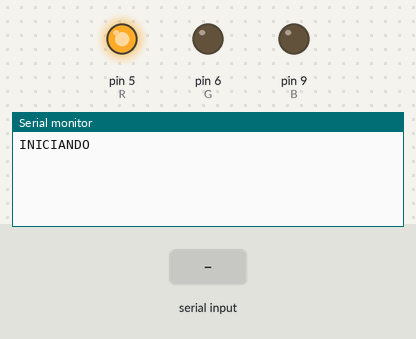
Bench run of a sketch on a simulated Arduino Uno, built with avr-gcc and run on an emulated ATmega328P. Shown: output pins drawn as LEDs (lit = HIGH), the last lines printed to the serial monitor. The inputs (shaded band) are chosen by the test bench.

Above: at 1.2 s.
1.3 s: "90,45\n" received over the second serial link
At 2.1 s:
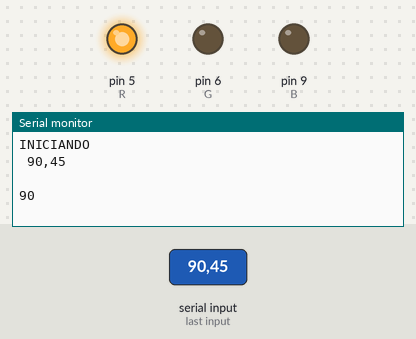
2.8 s: "R90\n" received over the second serial link
At 4.0 s:
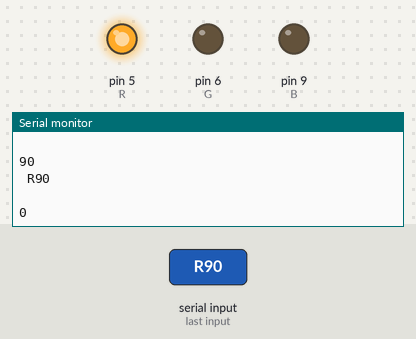
4.3 s: "R,45\n" received over the second serial link
At 5.5 s:
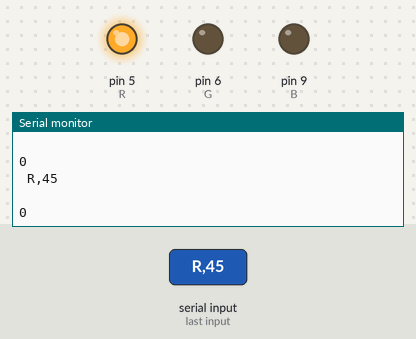

The sketch:

SENAI100818.ino
```cpp
#include <SoftwareSerial.h>

SoftwareSerial blue(2,3);
String dadoCompleto, led, valorRecebido;
byte valor;

//Portas das Cargas
#define R 5
#define G 6
#define B 9

void setup()
{
  // put your setup code here, to run once:
  declaraComunicacao();
  declaraPortas();
  digitalWrite(R,1);
}

void loop()
{
  // put your main code here, to run repeatedly:
  sinalBlue();
}
//------------------------------------------------------------------------------------------------------------------
//------------------------------------------------------------------------------------------------------------------
void declaraPortas()
{
  pinMode(R, 1);
  pinMode(G, 1);
  pinMode(B, 1);
}

void declaraComunicacao()
{

  Serial.begin(9600);
  blue.begin(38400);
  Serial.println("INICIANDO");
}

//Interage com o Sinal Bluetooth
void sinalBlue()
{ //Se o bluetooth enviar algo...
  static char character;
  dadoCompleto = " ";

  while (blue.available() > 0)
  { //Armazena os dados recebidos em umas String
    dadoCompleto += char(blue.read());
    // Serial.println(dadoCompleto);
    delay(1);
  } //Extrai certas informações da String completo, o Led e o valor que é convertido para Int
  led = dadoCompleto.substring(1, (dadoCompleto.lastIndexOf(" ")));
  valor = (dadoCompleto.substring(dadoCompleto.lastIndexOf(" ") + 1)).toInt();
  // Serial.println(led);

  if(dadoCompleto != " "){
    Serial.println(dadoCompleto);
    Serial.println(led);
    Serial.println(valor);
  }
  //Pega apenas a primeira posição do array de chars
  character = led[0];

  // Serial.println(character);
  char character2 = ' ';
  for (int i = 0; i < sizeof(dadoCompleto); i++)
  {
    if (isAlphaNumeric(dadoCompleto[i]))
    {
      character2 = dadoCompleto[i];
    }
  }
  //Verifica qual Slider mandou o sinal
  switch (character)
  { //Dependendo da resposta, aplica o valor no led identificado
    Serial.println(dadoCompleto);
    // --- Controle Manual Neon ---
    case 'R':
      analogWrite(R, valor);
      break;
    case 'G':
      analogWrite(G, valor);
      break;
    case 'B':
      analogWrite(B, valor);
      break;
  }
}
```

Measured:
- after the input at 1.3 s, the serial monitor: prints a new line at once (image 1)
- after the input at 2.8 s, the serial monitor: prints a new line at once (image 2)
- after the input at 4.3 s, the serial monitor: prints a new line at once (image 3)
